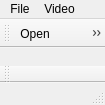
<?xml version="1.0" encoding="UTF-8"?>
<ui version="4.0">
 <class>MainWindow</class>
 <widget class="QMainWindow" name="MainWindow">
  <property name="geometry">
   <rect>
    <x>0</x>
    <y>0</y>
    <width>105</width>
    <height>105</height>
   </rect>
  </property>
  <property name="windowTitle">
   <string>MainWindow</string>
  </property>
  <widget class="QWidget" name="centralwidget"/>
  <widget class="QMenuBar" name="menubar">
   <property name="geometry">
    <rect>
     <x>0</x>
     <y>0</y>
     <width>105</width>
     <height>22</height>
    </rect>
   </property>
   <widget class="QMenu" name="menuFile">
    <property name="title">
     <string>File</string>
    </property>
    <addaction name="actionOpen"/>
   </widget>
   <widget class="QMenu" name="menuVideo">
    <property name="title">
     <string>Video</string>
    </property>
    <addaction name="actionPlay"/>
    <addaction name="actionPause"/>
   </widget>
   <addaction name="menuFile"/>
   <addaction name="menuVideo"/>
  </widget>
  <widget class="QStatusBar" name="statusbar"/>
  <widget class="QToolBar" name="toolBar">
   <property name="windowTitle">
    <string>toolBar</string>
   </property>
   <attribute name="toolBarArea">
    <enum>TopToolBarArea</enum>
   </attribute>
   <attribute name="toolBarBreak">
    <bool>false</bool>
   </attribute>
   <addaction name="actionOpen"/>
   <addaction name="actionPlay"/>
   <addaction name="actionPause"/>
  </widget>
  <widget class="QToolBar" name="toolBar_2">
   <property name="windowTitle">
    <string>toolBar_2</string>
   </property>
   <attribute name="toolBarArea">
    <enum>BottomToolBarArea</enum>
   </attribute>
   <attribute name="toolBarBreak">
    <bool>false</bool>
   </attribute>
  </widget>
  <action name="actionOpen">
   <property name="icon">
    <iconset resource="resources.qrc">
     <normaloff>:/images/folder.png</normaloff>:/images/folder.png</iconset>
   </property>
   <property name="text">
    <string>Open</string>
   </property>
   <property name="toolTip">
    <string>Open A File</string>
   </property>
  </action>
  <action name="actionPlay">
   <property name="icon">
    <iconset resource="resources.qrc">
     <normaloff>:/images/play-button.png</normaloff>:/images/play-button.png</iconset>
   </property>
   <property name="text">
    <string>Play</string>
   </property>
  </action>
  <action name="actionPause">
   <property name="icon">
    <iconset resource="resources.qrc">
     <normaloff>:/images/video-pause-button.png</normaloff>:/images/video-pause-button.png</iconset>
   </property>
   <property name="text">
    <string>Pause</string>
   </property>
  </action>
 </widget>
 <resources>
  <include location="resources.qrc"/>
 </resources>
 <connections/>
</ui>
